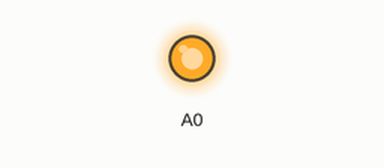
Simulated run of this sketch. Board: Arduino Uno, built with avr-gcc and run on an emulated ATmega328P. On the bench: output pins drawn as LEDs (lit = HIGH).

Above: at 0.1 s.
Timing chart, 0 to 1.6 s (numbered marks = the images above):
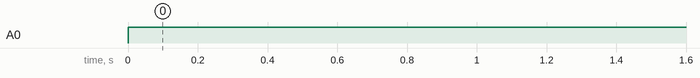

Measured:
- by itself, A0: LOW → HIGH at 0.00 s

The sketch:

analogWrite.ino
```cpp
void setup() {
  // put your setup code here, to run once:
  pinMode(A0, OUTPUT);
}

void loop() {
  // put your main code here, to run repeatedly:
  int i = 255;
  analogWrite(A0, i);
  i = i- 20;
  delay(100);
  i = (i<0?255:0);
}
```
